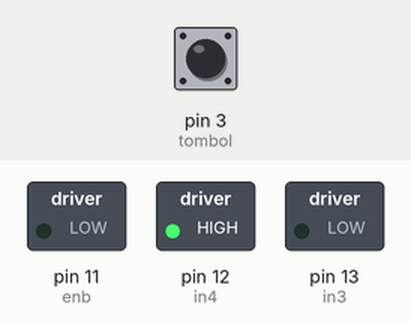
The sketch below on a simulated Arduino Uno, built with avr-gcc and run on an emulated ATmega328P. Parts: switched loads named in the sketch (green lamp = pin HIGH). Dashed ring = blinking. The inputs (shaded band) are chosen by the test bench; at power-on: pin 3 (tombol) HIGH.

Above: at 1.2 s.
1.3 s: pin 3 (tombol) pulled LOW for 0.15 s
At 2.6 s:
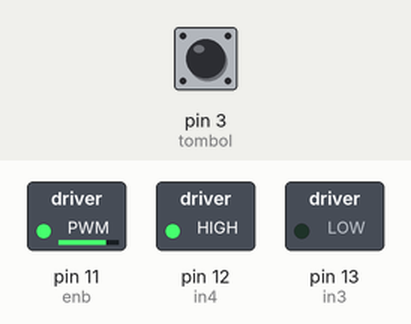
2.9 s: pin 3 (tombol) pulled LOW for 3.2 s
At 3.06 s:
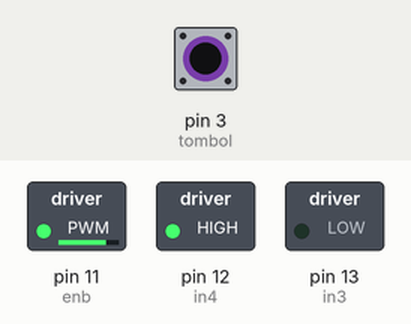
Timing chart, 0 to 7.6 s (numbered marks = the images above; inputs shaded):
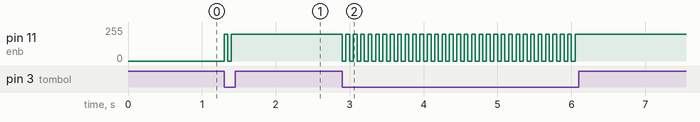

Measured:
- after the input at 1.3 s, pin 11 (enb): 0/255 → 200/255 at once
- after the input at 2.9 s, pin 11 (enb): alternates 200/255 for 0.05 s and 0/255 for 0.05 s, 64 changes in all, then stays 200/255, starting at once

The sketch:

Control_Motor_using_Push_Button_01.ino
```cpp
/*
  This program was created by Franklin Delano Exel Mainda.
  Thanks for helping.
*/
int in3 = 13;
int in4 = 12;
const int enb = 11;
const int tombol = 3;
int tombolStatus = LOW;

void setup() {
  pinMode(enb, OUTPUT);
  pinMode(in3, OUTPUT);
  pinMode(in4, OUTPUT);
  pinMode(tombol, INPUT_PULLUP);
  digitalWrite(in3, LOW);
  digitalWrite(in4, HIGH);
}

void loop() {
  if (digitalRead(tombol) == LOW) {
    tombolStatus = !tombolStatus;
    if (tombolStatus == LOW) {
      analogWrite(enb, 0);
      delay(50);
    }
    else {
      analogWrite(enb, 200);
      delay(50);
    }
  }
}
```
